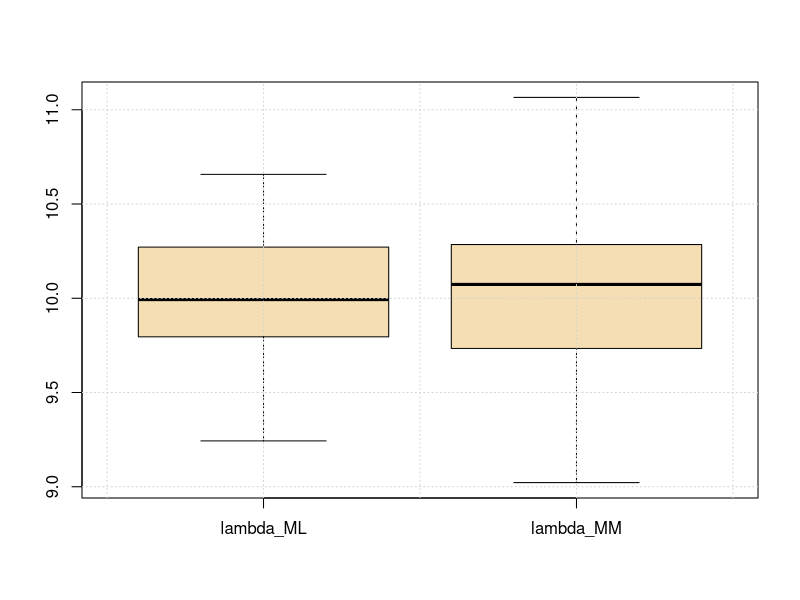
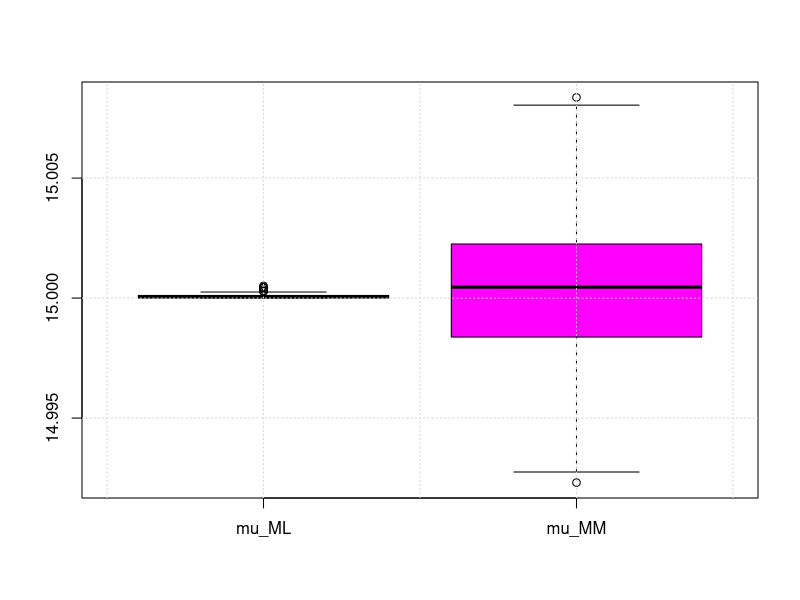

Reproduce these figures in R, in order.
?rexp

nrep = 100
n = 1000
lambda = 10
mu = 15
lambda_mle = rep(NA,nrep)
lambda_mm = rep(NA,nrep)
mu_mle = rep(NA,nrep)
mu_mm = rep(NA,nrep)
for (k in 1:nrep){
  x = rexp(n, rate=lambda) + mu
  mu_mle[k] = min(x)
  lambda_mle[k] = 1 / (mean(x) - mu_mle[k])
  aux = sqrt((mean(x^2)-(mean(x))^2))
  lambda_mm[k] = 1 / aux
  mu_mm[k] = mean(x) - aux
}

boxplot(cbind(lambda_mle,lambda_mm),col="wheat",xaxt="n")
axis(side=1, at=1:2,label=c("lambda_ML","lambda_MM"))
grid()
boxplot(cbind(mu_mle,mu_mm),col="magenta",xaxt="n")
axis(side=1, at=1:2,label=c("mu_ML","mu_MM"))
grid()